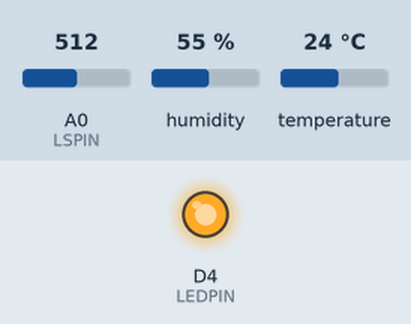
Recording of a sketch running on a simulated ESP8266 (NodeMCU). Parts: output pins drawn as LEDs (lit = HIGH). The test bench sets the inputs (shaded band); at power-on: A0 (LSPIN) = 512, humidity 55 %, temperature 24 °C. WiFi joins after 1.5 s; servers stay silent unless stated.

Above: at 6.5 s.
At 26.17 s:
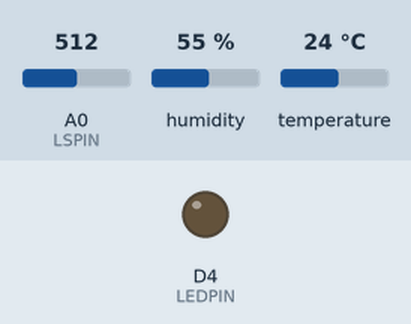
Timing chart, 0 to 41.4 s (numbered marks = the images above):
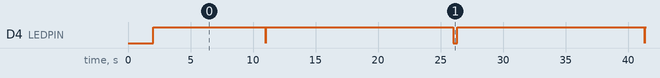

Measured:
- by itself, D4 (LEDPIN): repeats every 30.3 s: LOW 0.02 s, HIGH 15.0 s, LOW 0.32 s, HIGH 15.0 s

The sketch:

SmartHomeSensor.ino
```cpp
/** SmartHomeSensor
 *    Project for reading measurments from DHT11 and light sensor
 *    on ESP8266 development board and transmitting data to ThingSpeak
 *    cloud channel.
 *
 *  Author: Wojciech Szerszeń
 */

//--- VERSION ---
//* <-- version controlled by this sign: [/*] debug; [//*] release
#define RELEASE
/*
*/

//--- INCLUDES ---
#include "DHT.h"          // DHT11 sensor managment
#include <ESP8266WiFi.h>  // Network menagement
#include <ThingSpeak.h>   // ThingSpeak communication
#include "keys.h"         // sensitive defines
//---

//--- SETUP VALUES ---
#define   LEDPIN    2
#define   DHTPIN    D5
#define   DHTTYPE   DHT11
#define   LSPIN     A0
#define   BAUD      115200
#define   MDEL      5995      // measurement delay (ms)
#define   SDEL      2995      // special delay (ms)
#define   MAX_H_IT  1         // max humidity iterator
#define   MAX_LS_IT 4         // max light sensor iterator

#define   WIFISSID  KEYS_SSID
#define   PASSKEY   KEYS_PASSKEY
#define   TSADDR    "api.thingspeak.com"  // ThingSpeak api address
#define   CHNID     KEYS_CHANNELID        // ThinkSpeak channel id
#define   WKEY      KEYS_APIWRITE         // Write key for channel
#define   RKEY      KEYS_APIREAD          // Read key for channel
//---

//--- GLOBAL VARIABLES ---
unsigned int alIter = 0;     // light sensor iterator
unsigned int hIter = 0;      // humidity iterator
float lightVolt[5] = {0.0, 0.0, 0.0, 0.0, 0.0};
float humidity[2] = {0.0, 0.0};
float temperature = 0.0;

int transferStatus = 406;

DHT dht(DHTPIN, DHTTYPE);
WiFiClient client;
//---

//--- FUNCTIONS ---

float getVoltsFromAdc(int v) {
  return 3.3 * (float)v / 1023.0;
}

int connectWiFi(){
  WiFi.begin(WIFISSID, PASSKEY);

  #ifndef RELEASE
  Serial.println("\nConnecting to WiFi");
  #endif

  while (WiFi.status() != WL_CONNECTED) {
    digitalWrite(LEDPIN, LOW);
    delay(1000);
    #ifndef RELEASE
      Serial.print(".");
    #endif
    digitalWrite(LEDPIN, HIGH);
  }
  #ifndef RELEASE
    Serial.println( "\r\nConnected" );
  #endif

  ThingSpeak.begin(client);
  return 0;
}

int writeTSData( float* ambLight, float* humi, float temp ){
  ThingSpeak.setField( 1, humi[1] );
  ThingSpeak.setField( 2, humi[0] );
  ThingSpeak.setField( 3, temp );
  ThingSpeak.setField( 4, ambLight[4] );
  ThingSpeak.setField( 5, ambLight[3] );
  ThingSpeak.setField( 6, ambLight[2] );
  ThingSpeak.setField( 7, ambLight[1] );
  ThingSpeak.setField( 8, ambLight[0] );

  int writeSuccess = ThingSpeak.writeFields( CHNID, WKEY );
  return writeSuccess;
}

void printPlotData() {
  #ifndef RELEASE
    Serial.print("Light:"); Serial.print(lightVolt[MAX_LS_IT]*10+20); Serial.print(" ");
    Serial.print("Temp:"); Serial.print(temperatureC[MAX_T_IT]); Serial.print(" ");
    Serial.print("Humi:"); Serial.print(humidity); Serial.print(" ");
    Serial.print("Status:"); Serial.print(transferStatus/10.0); Serial.print(" ");
    Serial.println("");
  #endif
}

void setup() { //setup code
  #ifndef RELEASE
  Serial.begin(BAUD);
  #endif

  delay(10);

  pinMode(LEDPIN, OUTPUT);
  connectWiFi();
  dht.begin();
}

void loop() { //loop code

  digitalWrite(LEDPIN, LOW);

  if(alIter == MAX_LS_IT) {
    // measurements:
    lightVolt[MAX_LS_IT] = getVoltsFromAdc(analogRead(LSPIN));
    humidity[MAX_H_IT] = dht.readHumidity();
    temperature = dht.readTemperature();

    //ThingSpeak
    transferStatus = writeTSData(lightVolt, humidity, temperature);

    printPlotData();

    digitalWrite(LEDPIN, HIGH);
    delay(MDEL);

    alIter = 0;
    hIter = 0;

  } else {

    lightVolt[alIter] = getVoltsFromAdc(analogRead(LSPIN));
    digitalWrite(LEDPIN, HIGH);

    if(alIter == 1) {   // measure mid delay temperature (t - 15)
      delay(SDEL);

      digitalWrite(LEDPIN, LOW);

      humidity[hIter] = dht.readHumidity();
      ++hIter;

      digitalWrite(LEDPIN, HIGH);
      delay(SDEL);
    } else {
      digitalWrite(LEDPIN, HIGH);
      delay(MDEL);
    }

    ++alIter;

  }
}

//---
```

keys.h
```cpp
#define   KEYS_SSID         "XXXXXXXXX"
#define   KEYS_PASSKEY      "XXXXXXXXX"
#define   KEYS_CHANNELID    1234567                 // ThinkSpeak channel id
#define   KEYS_APIWRITE     "ABCDEFGHIJKLMNOP"      // Write key for channel
#define   KEYS_APIREAD      "QWERTYUIOPASDFGH"      // Read key for channel
```
